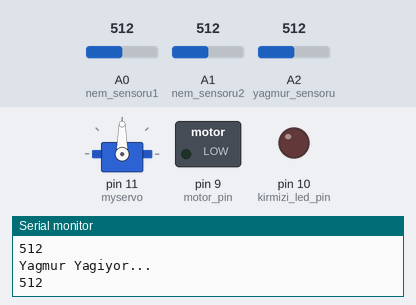
The sketch below on a simulated Arduino Uno, built with avr-gcc and run on an emulated ATmega328P. On the bench: servo, switched loads named in the sketch (green lamp = pin HIGH), output pins drawn as LEDs (lit = HIGH), the last lines printed to the serial monitor. Inputs (shaded band) come from the test bench; at power-on: A2 (yagmur_sensoru) = 512, A0 (nem_sensoru1) = 512, A1 (nem_sensoru2) = 512.

Above: at 1.8 s.
1.9 s: A2 (yagmur_sensoru) set to 716
4.5 s: A0 (nem_sensoru1) set to 589
8.6 s: A0 (nem_sensoru1) set to 613
At 13.0 s:
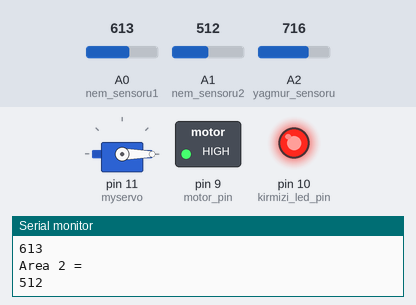
At 16.5 s:
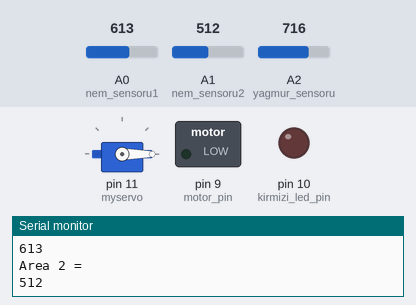
Timing chart, 0 to 22.7 s (numbered marks = the images above; inputs shaded):
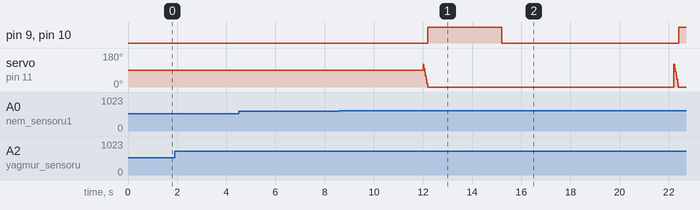

Measured:
- the behaviour switches between 600 and 601 on A0 (nem_sensoru1) (found by bisection; images 0 and 1)
- after the input at 8.6 s, pin 9 (motor_pin), pin 10 (kirmizi_led_pin): LOW → HIGH after 3.6 s, → LOW 3.0 s later, → HIGH 7.2 s later

The sketch:

projectOfTASS.ino
```cpp
#include <Servo.h>

Servo myservo;

#define nem_sensoru1 A0 /*analog tanimlanan birinci nem sensoru*/
#define nem_sensoru2 A1 /*analog tanimlanan ikinci nem sensoru*/
#define yagmur_sensoru A2 /*analog tanimlanan yagmur sensoru*/
#define motor_pin 9 /*tanimlanan motorun pini*/
#define kirmizi_led_pin 10 /*sulama sistemindeki hatayi haber verecek led*/
#define calisma_siniri 600

int pos = 0;/*servonun baslangic pozisyonu*/
int nem_degeri1 = 0;
int nem_degeri2 = 0;
int yagmur_degeri = 0;
/*nem ve yagmur degerleri sifira esitlendi(baslangic degerleri icin)*/

void setup(){
  pinMode(motor_pin , OUTPUT);
  pinMode(kirmizi_led_pin , OUTPUT);
  myservo.attach(11);
  Serial.begin(9600);
}

void loop(){
nem_degeri1 = analogRead(nem_sensoru1);
nem_degeri2 = analogRead(nem_sensoru2);
yagmur_degeri=analogRead(yagmur_sensoru);

  if(yagmur_degeri<calisma_siniri)//hava yagmurlu ise
  {
    Serial.println("Yagmur Yagiyor...");
    Serial.println(yagmur_degeri);
    digitalWrite(motor_pin, LOW);
    delay(1000);
  }
  else//hava yagmurlu degil ise
  {
   nem_degeri1 = analogRead(nem_sensoru1);
   Serial.println("\nArea 1 = ");
   Serial.println(nem_degeri1);
   delay(1000);

   nem_degeri2 = analogRead(nem_sensoru2);
   Serial.println("\nArea 2 = ");
   Serial.println(nem_degeri2);
   delay(1000);

    if(nem_degeri1 <= nem_degeri2)
    {
       if (nem_degeri1 > calisma_siniri)//birinci bolge
       {
          servo1();
          digitalWrite(motor_pin, HIGH);
          digitalWrite(kirmizi_led_pin, HIGH);
          delay(3000);
          digitalWrite(kirmizi_led_pin, LOW);
          digitalWrite(motor_pin, LOW);
          delay(5000);
       }
       else
       {
          digitalWrite(motor_pin, LOW);
       }
    }
    else if(nem_degeri2 < nem_degeri1)//ikinci bolge
    {
       if (nem_degeri1 > calisma_siniri)
       {
          servo2();
          digitalWrite(motor_pin, HIGH);
          digitalWrite(kirmizi_led_pin, HIGH);
          delay(3000);
          digitalWrite(kirmizi_led_pin, LOW);
          digitalWrite(motor_pin, LOW);
          delay(5000);
       }
       else
       {
          digitalWrite(motor_pin, LOW);
       }
    }
    else//aksi durumlarda
    {
      digitalWrite(motor_pin, LOW);
      delay(1000);
    }
}
}

void servo1()
{
  for (pos = 0; pos <= 120; pos += 10)
  {
    myservo.write(pos);
    delay(15);
  }
}

void servo2()
{
  for (pos = 120; pos >= 0; pos -= 10)
  {
    myservo.write(pos);
    delay(15);
  }
}
```
